Frame 1 (no input): blank canvas, image omitted
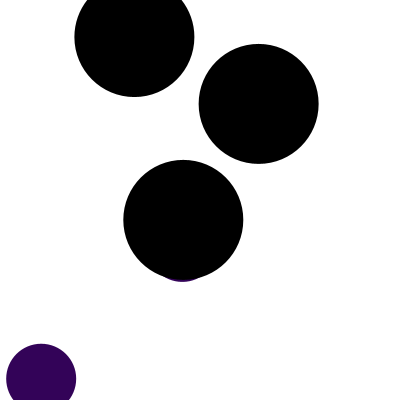
Frame 60 (the mouse pressed at the canvas centre just before this capture)
Frame 120 (the mouse held since frame 60 and released just before this capture): identical to frame 60, image omitted

The Processing sketch that drew this single still picture (run headless with seeded random() and noise(); from frame 60 on, the mouse is pressed at the canvas centre):

// Processing sketch: processing_170398
// ── processing_170398.pde

Ball ball[] = new Ball[5];

boolean grow = true;

void setup() {
  size(400, 400);
  smooth();

  for (int i=0;i<5;i++) {
    ball[i] = new Ball(); 
  }
}

void draw() {
  background(255); 

  if (grow == true) {
    for (int i=0;i<5;i++) {
      ball[i].ballSize();
    }
    
   
    for (int u=0;u<5;u++) { 
      int i=u+1; 
      if (i>2) {i=0;} 

      if (ball[u].intersect(ball[i])) {
        color c = color(random(255), random(255), random(255));
        ball[u].resetMe(c); 
        ball[i].resetMe(c); 
      }
    }
  }

  for (int o=0;o<5;o++) {
    ball[o].display();
  }
}
void mousePressed() {
  if (grow == true) //Is it growing? If it is, then...
  {
    grow = false; //This makes it pause. Click again to resume the growth.
  }
  else {
    grow = true;
  }
}

class Ball {
  float r;
  float x,y;
  color c;

  Ball() {
    resetMe(color(0,0,0));
  }

  void ballSize() {
    r+=1;
  }
  void resetMe(color tempC){
    r = 0;
    x = random(width);
    y = random(height);
    c = tempC;
  }

  void display() {
    noStroke();
    fill(c);
    ellipse(x,y,r*2,r*2);
  }

  boolean intersect(Ball b) {
     
    float distance = dist(x,y,b.x,b.y);


    if (distance < r + b.r) {
      return true;
    } 
    else {
      return false;
    }
  }
}
